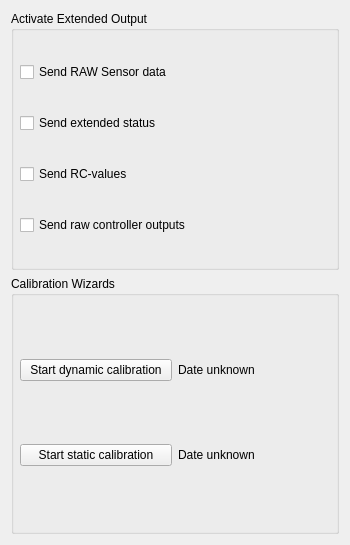
<?xml version="1.0" encoding="UTF-8"?>
<ui version="4.0">
 <class>QGCSensorSettingsWidget</class>
 <widget class="QWidget" name="QGCSensorSettingsWidget">
  <property name="geometry">
   <rect>
    <x>0</x>
    <y>0</y>
    <width>350</width>
    <height>545</height>
   </rect>
  </property>
  <property name="windowTitle">
   <string>Form</string>
  </property>
  <layout class="QGridLayout" name="gridLayout_4">
   <item row="0" column="0">
    <widget class="QGroupBox" name="groupBox">
     <property name="title">
      <string>Activate Extended Output</string>
     </property>
     <layout class="QGridLayout" name="gridLayout_2">
      <property name="margin">
       <number>6</number>
      </property>
      <item row="0" column="0">
       <widget class="QCheckBox" name="sendRawCheckBox">
        <property name="text">
         <string>Send RAW Sensor data</string>
        </property>
       </widget>
      </item>
      <item row="1" column="0">
       <widget class="QCheckBox" name="sendExtendedCheckBox">
        <property name="text">
         <string>Send extended status</string>
        </property>
       </widget>
      </item>
      <item row="2" column="0">
       <widget class="QCheckBox" name="sendRCCheckBox">
        <property name="text">
         <string>Send RC-values</string>
        </property>
       </widget>
      </item>
      <item row="3" column="0">
       <widget class="QCheckBox" name="sendControllerCheckBox">
        <property name="text">
         <string>Send raw controller outputs</string>
        </property>
       </widget>
      </item>
     </layout>
    </widget>
   </item>
   <item row="1" column="0">
    <widget class="QGroupBox" name="groupBox_3">
     <property name="title">
      <string>Calibration Wizards</string>
     </property>
     <layout class="QGridLayout" name="gridLayout">
      <property name="margin">
       <number>6</number>
      </property>
      <item row="0" column="0">
       <widget class="QPushButton" name="gyroCalButton">
        <property name="text">
         <string>Start dynamic calibration</string>
        </property>
       </widget>
      </item>
      <item row="0" column="1">
       <widget class="QLabel" name="gyroCalDate">
        <property name="text">
         <string>Date unknown</string>
        </property>
       </widget>
      </item>
      <item row="1" column="0">
       <widget class="QPushButton" name="magCalButton">
        <property name="text">
         <string>Start static calibration</string>
        </property>
       </widget>
      </item>
      <item row="1" column="1">
       <widget class="QLabel" name="magCalLabel">
        <property name="text">
         <string>Date unknown</string>
        </property>
       </widget>
      </item>
     </layout>
    </widget>
   </item>
  </layout>
 </widget>
 <resources/>
 <connections/>
</ui>
